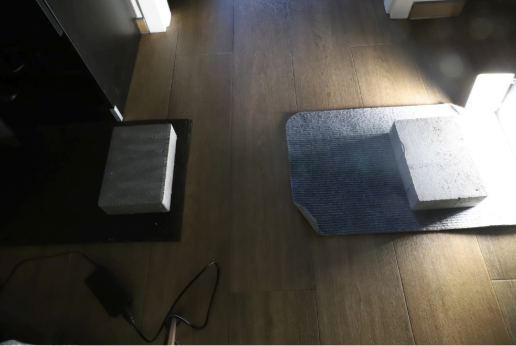
#> input picture example.png, 516 x 346 px
$ python differentBlockSizeInAdaptiveThreshold.py
#> lines starting #> are read from the running program, lines starting #| are printed output that depends on the picture; after the words box and inside, x2 and y2 are one past the last pixel; in counts of white or black regions, pixels touching at a corner belong together
import cv2

image = cv2.imread('example.png')
#> image is the input picture: shape (346, 516, 3); mean B, G, R 68.4, 75, 78.4
if image is None:
    print("Nie można załadować obrazu.")
    exit()

gray = cv2.cvtColor(image, cv2.COLOR_BGR2GRAY)
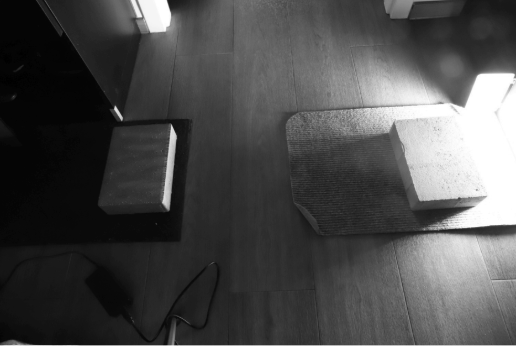
#> gray: shape (346, 516); min 0, max 255, mean 75.3
cv2.imshow("Orignalne", gray)

thresh1 = cv2.adaptiveThreshold(gray, 255, cv2.ADAPTIVE_THRESH_MEAN_C, cv2.THRESH_BINARY_INV, 11, 10)
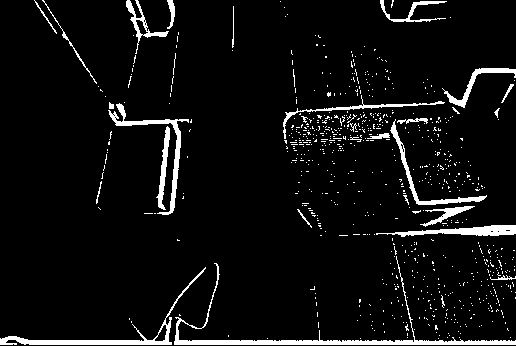
#> thresh1: shape (346, 516); 5.9% white; 751 white regions (722 under 20 px), largest, box (x1, y1, x2, y2) and area: (174, 256, 516, 345) 1941, (0, 267, 206, 345) 1152, (108, 103, 189, 215) 898
thresh2 = cv2.adaptiveThreshold(gray, 255, cv2.ADAPTIVE_THRESH_MEAN_C, cv2.THRESH_BINARY_INV, 21, 10)
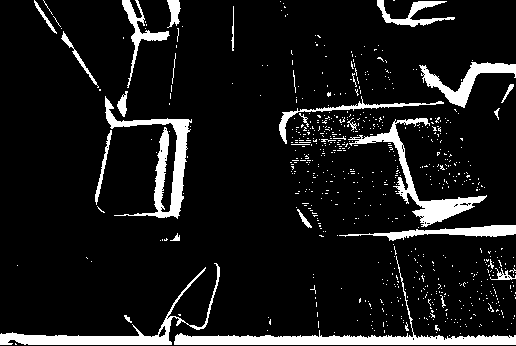
#> thresh2: shape (346, 516); 9.8% white; 692 white regions (663 under 20 px), largest, box (x1, y1, x2, y2) and area: (174, 256, 516, 345) 3143, (105, 96, 192, 219) 2454, (348, 118, 487, 227) 2185
thresh3 = cv2.adaptiveThreshold(gray, 255, cv2.ADAPTIVE_THRESH_MEAN_C, cv2.THRESH_BINARY_INV, 31, 10)
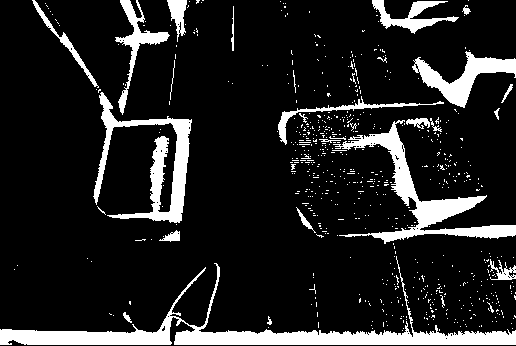
#> thresh3: shape (346, 516); 13.3% white; 650 white regions (621 under 20 px), largest, box (x1, y1, x2, y2) and area: (0, 256, 516, 345) 7442, (333, 120, 516, 244) 4107, (93, 92, 192, 223) 3637
thresh4 = cv2.adaptiveThreshold(gray, 255, cv2.ADAPTIVE_THRESH_MEAN_C, cv2.THRESH_BINARY_INV, 41, 10)
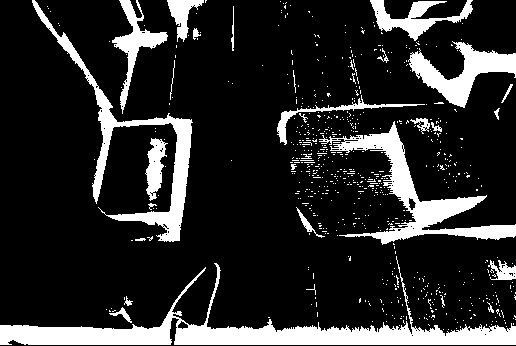
#> thresh4: shape (346, 516); 16.5% white; 664 white regions (635 under 20 px), largest, box (x1, y1, x2, y2) and area: (0, 256, 516, 345) 9513, (319, 121, 516, 245) 4908, (32, 0, 193, 242) 4488

cv2.imshow("Progowanie adaptacyjne MEAN,block size: 11", thresh1)
cv2.imshow("Progowanie adaptacyjne MEAN,block size: 21", thresh2)
cv2.imshow("Progowanie adaptacyjne MEAN,block size: 31", thresh3)
cv2.imshow("Progowanie adaptacyjne MEAN,block size: 41", thresh4)

cv2.waitKey(0)
cv2.destroyAllWindows()
